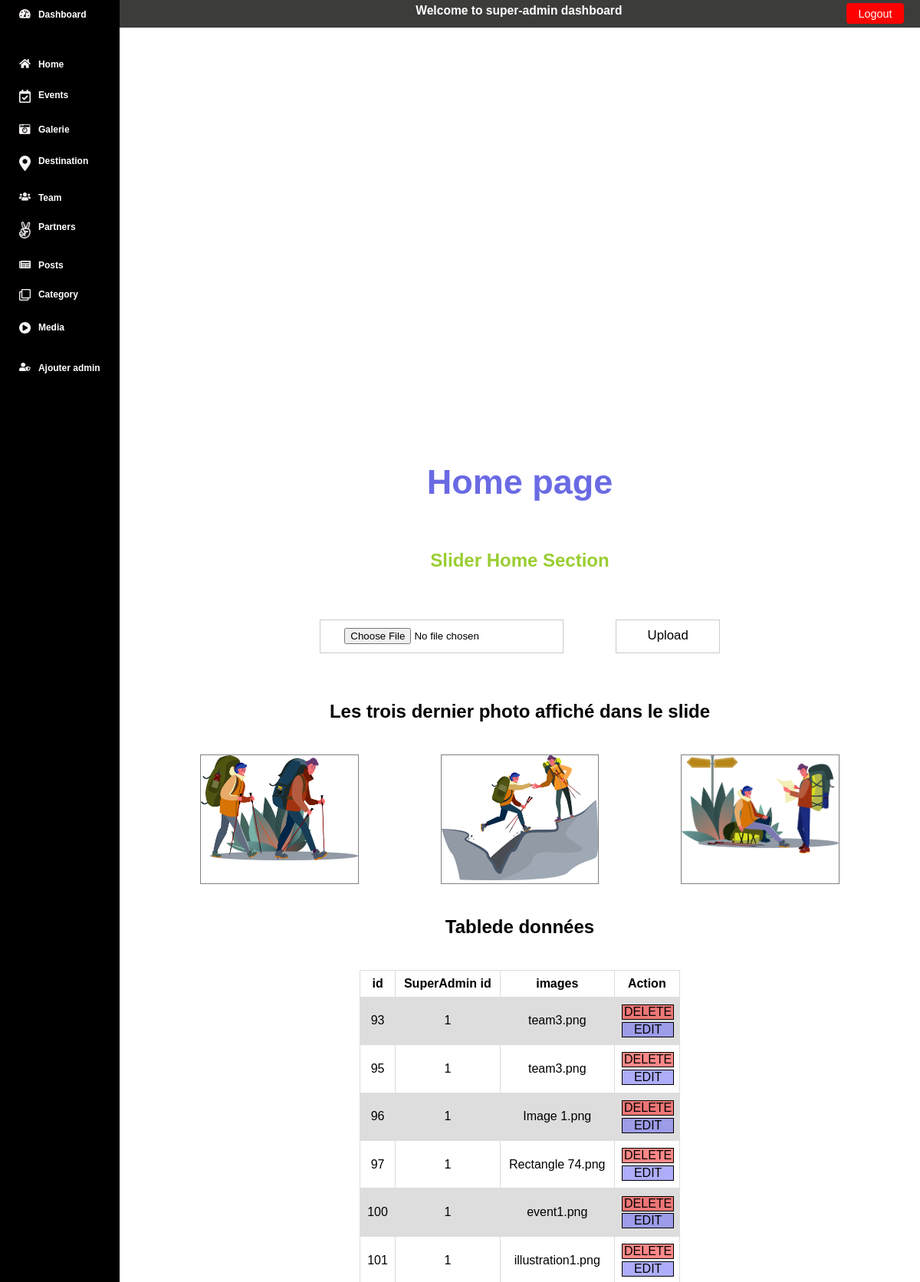
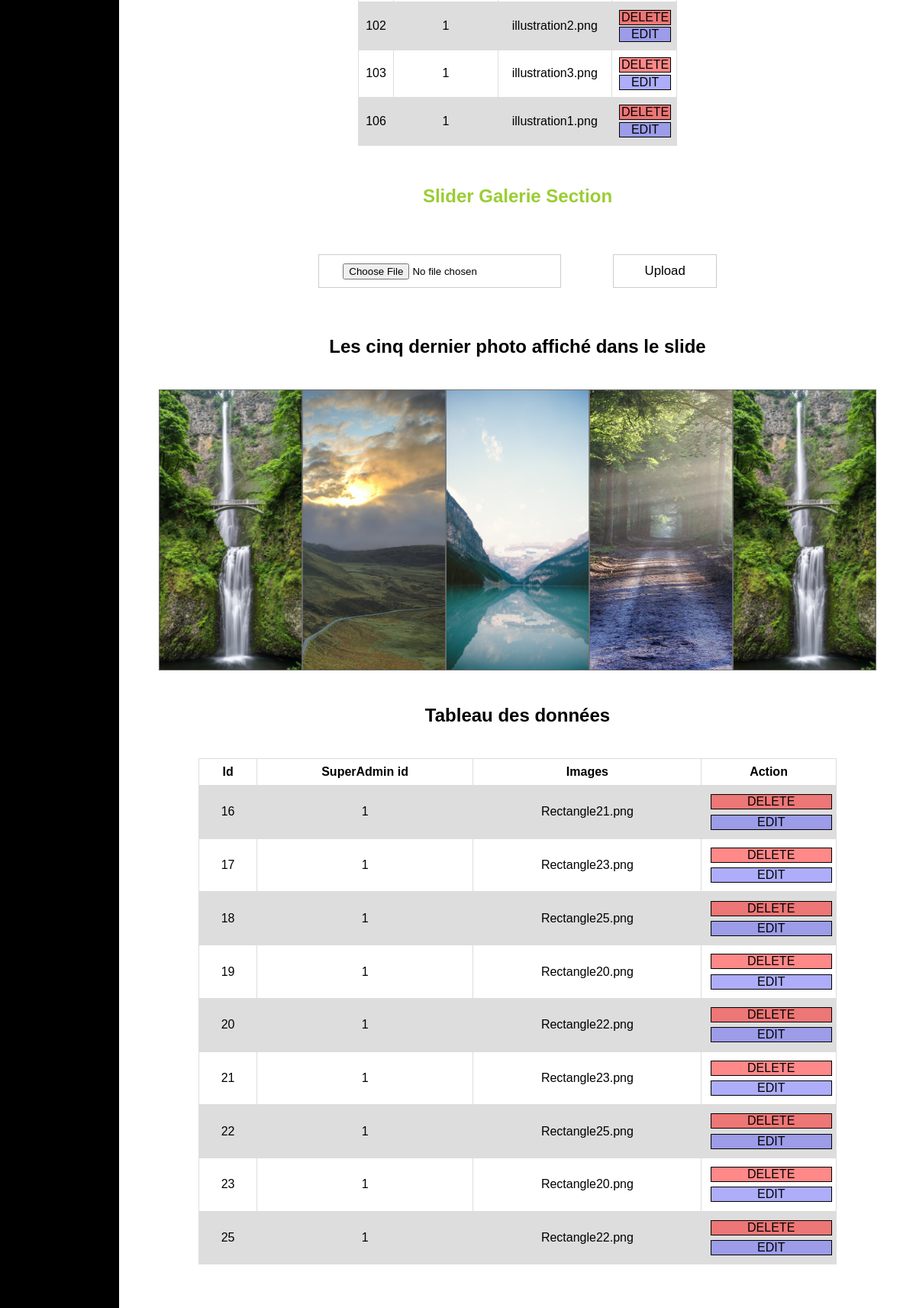
/login/superadmin/homepage.php (signed in, upper part), run on the app's committed database (2 pictures, top to bottom).
### tables this page shows
CREATE TABLE `images` (
  `id` int(11) NOT NULL,
  `spa_id` int(11) NOT NULL,
  `image` text NOT NULL
);

CREATE TABLE `galerie` (
  `gal_id` int(11) NOT NULL,
  `spa_id` int(11) NOT NULL,
  `gal_img` text NOT NULL
);

### login/superadmin/homepage.php (the view, shortened to what this page needs)
<?php
include '../../upload.php';
?>
<!DOCTYPE html>
<html lang="en">
<head>
    <link rel="stylesheet" href="../../css/style.min.css">
    <link rel="stylesheet" href="../../css/supadmin.css">
    <link rel="stylesheet" href="../../css/style.css">
</head>
<body>
    <aside class="asideBar">
        <ul class="dashMenu">
            <li onclick="location.href='dashboard.php'" id="menu1" class="dashMenu__dashboard">
                <div class="dashMenu__divico">
                    <img class="dashMenu__imgIco" src="../../Assets/dashicon.png" alt="dash icone">
                </div>
                <b class="dashMenu__list">Dashboard</b>
            </li>
            <li onclick="location.href='homepage.php'" id="menu2" class="activate">
                <div class="dashMenu__divico">
                    <img class="dashMenu__imgIco" src="../../Assets/homeicon.png" alt="home icone">
                </div>
                <b class="dashMenu__list">Home</b>
            </li>
            <li onclick="location.href='eventpage.php'" id="menu3">
                <div class="dashMenu__divico">
                    <img class="dashMenu__imgIco" src="../../Assets/eventicon.png" alt="events icone">
                </div>
                <b class="dashMenu__list">Events</b>
            </li>
            <li onclick="location.href='galeriepage.php'" id="menu4">
                <div class="dashMenu__divico">
                    <img class="dashMenu__imgIco" src="../../Assets/galerieicon.png" alt="galerie icone">
                </div>
                <b class="dashMenu__list">Galerie</b>
            </li>
            <li onclick="location.href='destinationpage.php'" id="menu5">
                <div class="dashMenu__divico">
                    <img class="dashMenu__imgIco" src="../../Assets/desticon.png" alt="destination icone">
                </div>
                <b class="dashMenu__list">Destination</b>
            </li>
            <li onclick="location.href='teampage.php'" id="menu6">
                <div class="dashMenu__divico">
                    <img class="dashMenu__imgIco" src="../../Assets/teamicon.png" alt="team icone">
                </div>
                <b class="dashMenu__list">Team</b>
            </li>
            <li onclick="location.href='partnerpage.php'" id="menu7">
                <div class="dashMenu__divico">
                    <img class="dashMenu__imgIco" src="../../Assets/partnericone.png" alt="partner icone">
                </div>
                <b class="dashMenu__list">Partners</b>
            </li>
            <li onclick="location.href='postpage.php'" id="menu8">
                <div class="dashMenu__divico">
                    <img class="dashMenu__imgIco" src="../../Assets/posticon.png" alt="post icone">
                </div>
                <b class="dashMenu__list">Posts</b>
            </li>
            <li onclick="location.href='categorypage.php'" id="menu9">
                <div class="dashMenu__divico">
                    <img class="dashMenu__imgIco" src="../../Assets/copieicon.png" alt="category icone">
                </div>
                <b class="dashMenu__list">Category</b>
            </li>
            <li onclick="location.href='mediapage.php'" id="menu10">
                <div class="dashMenu__divico">
                    <img class="dashMenu__imgIco" src="../../Assets/mediaicon.png" alt="media icone">
                </div>
                <b class="dashMenu__list">Media</b>
            </li>
            <li onclick="location.href='adminpage.php'" id="menu11" class="dashMenu__admin">
                <div class="dashMenu__divico">
                    <img class="dashMenu__imgIco" src="../../Assets/adminicon.png" alt="admin icone">
                </div>
                <b class="dashMenu__list">Ajouter admin</b>
            </li>
        </ul>
    </aside>
    <div class="topBar">
        <h3 class="topBar__titleAdmin">Welcome to super-admin dashboard </h3>
        <label class="topBar__myLogout" onclick="location.href='logout.php'">Logout</label>
    </div>
    <section id="homePage" class="homePage">
        <div class="homePage__homeTitle">
            <h1>Home page</h1>
        </div>
        <div class="formDiv">
            <h2 class="formDiv__title">Slider Home Section</h2>
            <p class="formDiv__title"><?php if(isset($error)) echo $error; ?></p>
            <form class="formDiv__myForm" action="" method="post" enctype="multipart/form-data">
                <label class="custom-file-upload">
                    <input id="myinput1" type="file" name="file">
                </label>
                <label class="custom-file-upload uploadBtn1">
                    Upload
                </label>
            </form>
        </div>
        <div>
        <h2 class="titleSlide">Les trois dernier photo affiché dans le slide</h2>
        <div class="sectionImg">
            <?php
         $query = $db->query("SELECT * FROM images ORDER BY id DESC LIMIT 3");
                  if($query->rowCount() > 0){
                    while($row = $query->fetch(PDO::FETCH_ASSOC)){
                        $imageURL = '../../uploads/'.$row["image"];
                        ?>
            <div class="sectionImg__imgSlide"><img height="auto" width="100%" src=" <?php echo $imageURL ; ?>" alt="">
            </div>
            <?php
            }
        }else{
        ?>
        </div>
        <p class="formDiv__title">No image(s) found...</p>
        <?php
            }
        ?>
        </div>
        <div>
        <h2 class="titleSlide">Tablede données</h2>
        <form class="form1" method="POST">
        <table>
                <tr>
                    <th>id</th>
                    <th>SuperAdmin id</th>
                    <th>images</th>
                    <th>Action</th>
                </tr>
        <?php
        $sql = 'SELECT * FROM images';
        $stmt = $db->prepare($sql);
        $stmt->execute();
        $don = $stmt->fetchAll(PDO::FETCH_OBJ);
        foreach($don as $info){
                echo "<tr>
                    <td>$info->id</td>
                    <td>$info->spa_id</td>
                    <td>$info->image</td>";
        ?>
                    <td>
                        <label class="labelBtns" >
                        <a class="btnFrm colorRed" href="./delete.php?id=<?= $info->id ?>" onclick="return confirm('Are you sure you want to delete this entry!')">DELETE</a>
                        <a class="btnFrm colorBlue" href="./edit.php?id=<?= $info->id ?>">EDIT</a></label>
                    </td>
                </tr>
        <?php
        }
            ?>
            </table>
        </form>
        </div>
        <div class="sectionGalerie">
            <div>
                <h2 class="formDiv__title">Slider Galerie Section</h2>
                <p class="formDiv__title"><?php if(isset($msg)) echo $msg; ?></p>
                <form class="formDiv__myForm" action="" method="post" enctype="multipart/form-data">
                    <label class="custom-file-upload">
                        <input id="myinput2" type="file" name="file">
                    </label>
                    <label class="custom-file-upload uploadBtn2">
                        Upload
                    </label>
                </form>
            </div>
            <h2 class="titleSlide titleSlideGal">Les cinq dernier photo affiché dans le slide</h2>
            <div class="sectionImg">
                <?php
         $query = $db->query("SELECT * FROM galerie ORDER BY gal_id DESC LIMIT 5");
                  if($query->rowCount() > 0){
                    while($row = $query->fetch(PDO::FETCH_ASSOC)){
                        $imgURL = '../../uploads/'.$row["gal_img"];
                        ?>
                <div><img height="auto" width="100%" src=" <?php echo $imgURL ; ?>" alt=""></div>
                <?php
            }
        }else{
        ?>
            </div>
            <p>No image(s) found...</p>
            <?php
            }
        ?>
        </div>
        <div class="dataGalerie">
        <h2 class="titleSlide">Tableau des données</h2>
        <form class="form1" method="POST">
        <table id="galerieTable">
                <tr>
                    <th>Id</th>
                    <th>SuperAdmin id</th>
                    <th>Images</th>
                    <th>Action</th>
                </tr>
        <?php
       $sql = 'SELECT * FROM galerie';
       $stmt = $db->prepare($sql);
       $stmt->execute();
       $don = $stmt->fetchAll(PDO::FETCH_OBJ);
       foreach($don as $info){
            echo"<tr>
                    <td>$info->gal_id</td>
                    <td>$info->spa_id</td>
                    <td>$info->gal_img</td>";
            ?>
                    <td>
                    <label class="labelBtns" >
                    <a class="btnFrm colorRed" href="./delete.php?id=<?= $info->gal_id ?>" onclick="return confirm('Are you sure you want to delete this entry!')">DELETE</a>
                    <a class="btnFrm colorBlue" href="./modifier.php?id=<?= $info->gal_id ?>">EDIT</a></label>
                    </td>
                </tr>
            <?php
        }
            ?>
        </table>
        </form>
        </div>
    </section>
</body>
</html>

### css/supadmin.css (style rules this page uses)
.asideBar { position: relative; width: 13%; background: black; color: white; height: 100vh; font-size: 1vw; }
.dashMenu { width: 100%; height: auto; padding-top: 4%; margin: 0 auto; }
.dashMenu__imgIco { width: 60%; height: auto; }
.dashMenu li { list-style: none; padding: 4% 4% 4% 16%; cursor: pointer; display: flex; flex-direction: row; margin-bottom: 8%; }
.dashMenu__divico { width: 20%; }
.dashMenu__dashboard { margin-bottom: 40%; }
#menu11 { padding-top: 10%; }
#menu1 { padding-bottom: 20%; }
.topBar { position: absolute; width: 87%; height: 3vw; background-color: rgba(12, 12, 11, 0.8); top: 0; left: 13%; color: white; }
.topBar__titleAdmin { position: absolute; text-align: center; top: 15%; left: 37%; font-size: 1.3vw; }
.topBar__myLogout { position: absolute; font-size: 1.2vw; right: 2%; top: 12%; background: red; padding: .5% 1.5%; border-radius: 4px; cursor: pointer; }
.homePage { position: fixed; width: 87%; height: 100%; top: 6%; left: 13%; overflow-y: scroll; scrollbar-color: rebeccapurple green; scrollbar-width: thin; overflow-x: hidden; padding-bottom: 5%; }
.homePage__homeTitle { width: 100%; text-align: center; margin-top: 6%; color: #6a6ae4; font-size: 30px; }
.formDiv { position: relative; width: 100%; margin: 6% auto; }
.formDiv__title { font-size: 1.4vw; text-align: center; padding-bottom: 3%; color: yellowgreen; }
@media screen and (max-width: 1260px) { .formDiv__title { font-size: 2vw; } }
.formDiv__myForm { width: 40%; height: auto; justify-content: space-between; font-size: 1vw; margin: 0 auto; }
@media screen and (max-width: 1260px) { .formDiv__myForm { width: 50%; font-size: 1.4vw; } }
.custom-file-upload { border: 1px solid #ccc; display: inline-block; padding: 2% 6%; }
.uploadBtn1 { width: 26%; text-align: center; cursor: pointer; }
.uploadBtn2 { width: 26%; text-align: center; cursor: pointer; }
.sectionImg { width: 90%; margin: 4% auto; display: flex; flex-direction: row; justify-content: space-around; }
.sectionImg__imgSlide { width: 22%; height: auto; border: 1px solid gray; text-align: center; align-items: center; }
.titleSlide { text-align: center; }
.sectionGalerie { width: 100%; margin-top: 5%; }
.titleSlideGal { margin-top: 6%; }
table { border-collapse: collapse; width: 40%; margin: 0 auto; }
td, th { border: 1px solid #dddddd; text-align: center; padding: 8px; }
tr:nth-child(even) { background-color: #dddddd; }
#galerieTable { width: 80%; }
.labelBtns { width: 100%; display: flex; flex-direction: column; }
.labelBtns a { text-decoration: none; color: black; }
.btnFrm { width: 100%; margin: 2%; border: 1px solid black; cursor: pointer; }
.colorRed { background: rgba(255, 0, 0, 0.466); }
.colorBlue { background: rgba(85, 85, 243, 0.479); }

### data on the page
images: image (picture), id "106", spa "1", image "illustration1.png"
images: image (picture), id "103", spa "1", image "illustration3.png"
images: image (picture), id "102", spa "1", image "illustration2.png"
images: id "93", spa "1", image "team3.png"
images: id "95", spa "1", image "team3.png"
images: id "96", spa "1", image "Image 1.png"
images: id "97", spa "1", image "Rectangle 74.png"
images: id "100", spa "1", image "event1.png"
images: id "101", spa "1", image "illustration1.png"
galerie: gal_img (picture), gal_id "25", spa "1", gal_img "Rectangle22.png"
galerie: gal_img (picture), gal_id "23", spa "1", gal_img "Rectangle20.png"
galerie: gal_img (picture), gal_id "22", spa "1", gal_img "Rectangle25.png"
galerie: gal_img (picture), gal_id "21", spa "1", gal_img "Rectangle23.png"
galerie: gal_img (picture), gal_id "20", spa "1", gal_img "Rectangle22.png"
galerie: gal_id "16", spa "1", gal_img "Rectangle21.png"
galerie: gal_id "17", spa "1", gal_img "Rectangle23.png"
galerie: gal_id "18", spa "1", gal_img "Rectangle25.png"
galerie: gal_id "19", spa "1", gal_img "Rectangle20.png"
